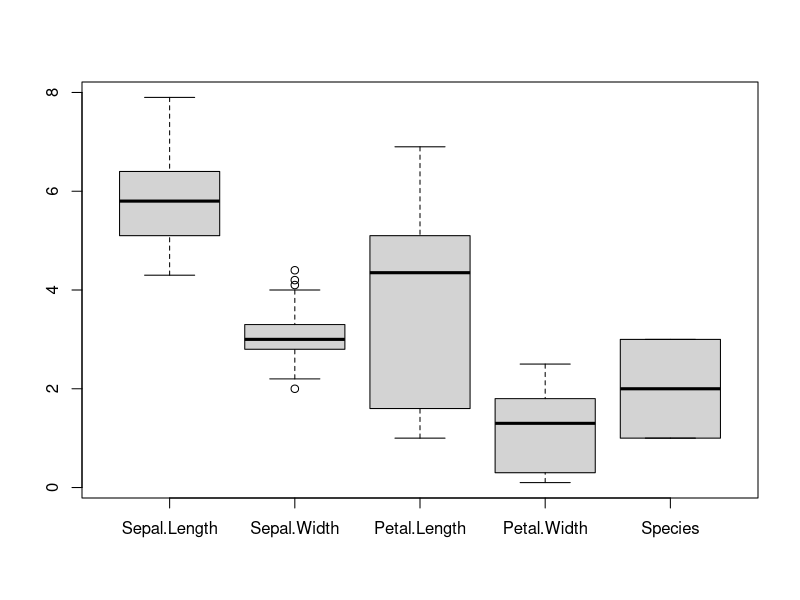
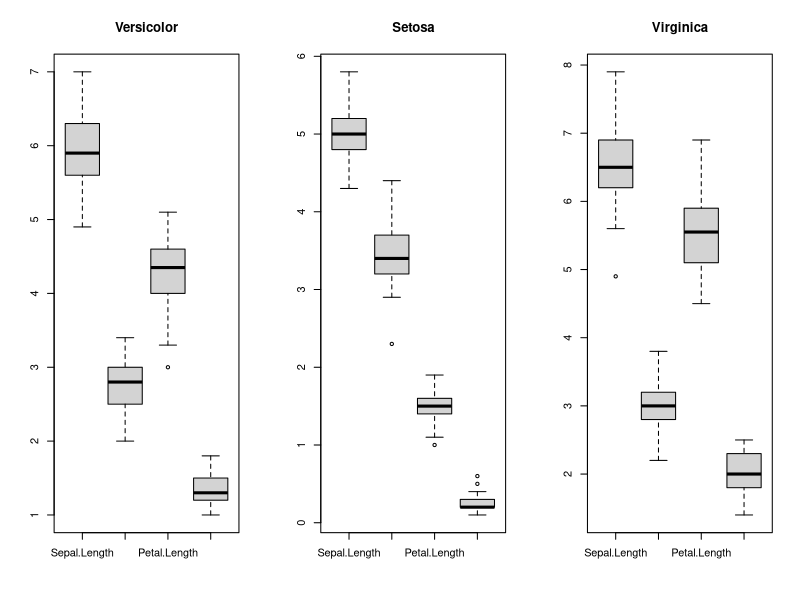

These figures' R source, in order:
## ---- chunk 1
knitr::opts_chunk$set(echo = TRUE)
## ---- chunk 2
library(datasets)
## ---- chunk 3
str(iris)
## ---- chunk 4
boxplot(iris)
## ---- chunk 5
iris_ver <- subset(iris, Species == "versicolor")
iris_set <- subset(iris, Species == "setosa")
iris_vir <- subset(iris, Species == "virginica")
## ---- chunk 6
str(iris_ver)
## ---- chunk 7
par(mfrow = c(1,3))
boxplot(iris_ver[,1:4], main = "Versicolor")
boxplot(iris_set[,1:4], main = "Setosa")
boxplot(iris_vir[,1:4], main = "Virginica")
